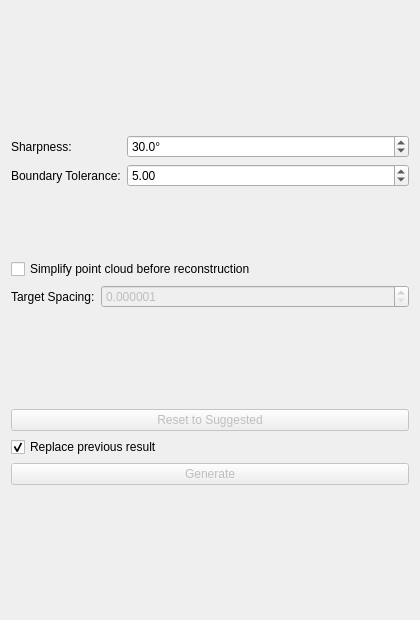
<?xml version="1.0" encoding="UTF-8"?>
<ui version="4.0">
 <class>ReconstructSurfaceDialog</class>
 <widget class="QDialog" name="ReconstructSurfaceDialog">
  <property name="geometry">
   <rect>
    <x>0</x>
    <y>0</y>
    <width>420</width>
    <height>620</height>
   </rect>
  </property>
  <property name="windowTitle">
   <string>Reconstruct Surface</string>
  </property>
  <layout class="QVBoxLayout" name="verticalLayout">
   <item>
    <widget class="MeshSelectionBox" name="meshSelectionBox" native="true"/>
   </item>
   <item>
    <layout class="QFormLayout" name="parametersForm">
     <item row="0" column="0">
      <widget class="QLabel" name="sharpnessLabel">
       <property name="text">
        <string>Sharpness:</string>
       </property>
      </widget>
     </item>
     <item row="0" column="1">
      <widget class="QDoubleSpinBox" name="sharpnessSpin">
       <property name="toolTip">
        <string>&lt;html&gt;&lt;head/&gt;&lt;body&gt;&lt;p&gt;Lower = smoother/rounder surface; higher = sharper edges preserved.&lt;/p&gt;&lt;/body&gt;&lt;/html&gt;</string>
       </property>
       <property name="suffix">
        <string>°</string>
       </property>
       <property name="decimals">
        <number>1</number>
       </property>
       <property name="minimum">
        <double>0.100000000000000</double>
       </property>
       <property name="maximum">
        <double>90.000000000000000</double>
       </property>
       <property name="singleStep">
        <double>1.000000000000000</double>
       </property>
       <property name="value">
        <double>30.000000000000000</double>
       </property>
      </widget>
     </item>
     <item row="1" column="0">
      <widget class="QLabel" name="boundaryToleranceLabel">
       <property name="text">
        <string>Boundary Tolerance:</string>
       </property>
      </widget>
     </item>
     <item row="1" column="1">
      <widget class="QDoubleSpinBox" name="boundaryToleranceSpin">
       <property name="toolTip">
        <string>&lt;html&gt;&lt;head/&gt;&lt;body&gt;&lt;p&gt;How large a gap the reconstruction may bridge. Lower leaves more open holes on sparse/incomplete scans; higher is more likely to close holes but can bridge unrelated surfaces.&lt;/p&gt;&lt;/body&gt;&lt;/html&gt;</string>
       </property>
       <property name="decimals">
        <number>2</number>
       </property>
       <property name="minimum">
        <double>1.000000000000000</double>
       </property>
       <property name="maximum">
        <double>20.000000000000000</double>
       </property>
       <property name="singleStep">
        <double>0.500000000000000</double>
       </property>
       <property name="value">
        <double>5.000000000000000</double>
       </property>
      </widget>
     </item>
    </layout>
   </item>
   <item>
    <widget class="QCheckBox" name="simplifyCheckBox">
     <property name="text">
      <string>Simplify point cloud before reconstruction</string>
     </property>
     <property name="checked">
      <bool>false</bool>
     </property>
    </widget>
   </item>
   <item>
    <layout class="QFormLayout" name="spacingForm">
     <item row="0" column="0">
      <widget class="QLabel" name="spacingLabel">
       <property name="text">
        <string>Target Spacing:</string>
       </property>
      </widget>
     </item>
     <item row="0" column="1">
      <widget class="QDoubleSpinBox" name="spacingSpin">
       <property name="enabled">
        <bool>false</bool>
       </property>
       <property name="toolTip">
        <string>&lt;html&gt;&lt;head/&gt;&lt;body&gt;&lt;p&gt;Merges points closer than this distance before reconstructing - speeds up large/noisy scans, at the cost of fine detail.&lt;/p&gt;&lt;/body&gt;&lt;/html&gt;</string>
       </property>
       <property name="decimals">
        <number>6</number>
       </property>
       <property name="minimum">
        <double>0.000001000000000</double>
       </property>
       <property name="maximum">
        <double>1000000.000000000000000</double>
       </property>
       <property name="singleStep">
        <double>0.010000000000000</double>
       </property>
      </widget>
     </item>
    </layout>
   </item>
   <item>
    <widget class="QPushButton" name="resetToleranceButton">
     <property name="enabled">
      <bool>false</bool>
     </property>
     <property name="text">
      <string>Reset to Suggested</string>
     </property>
    </widget>
   </item>
   <item>
    <widget class="QCheckBox" name="replacePreviousCheckBox">
     <property name="text">
      <string>Replace previous result</string>
     </property>
     <property name="checked">
      <bool>true</bool>
     </property>
    </widget>
   </item>
   <item>
    <widget class="QPushButton" name="generateButton">
     <property name="enabled">
      <bool>false</bool>
     </property>
     <property name="text">
      <string>Generate</string>
     </property>
    </widget>
   </item>
   <item>
    <widget class="QLabel" name="statusLabel">
     <property name="text">
      <string/>
     </property>
     <property name="wordWrap">
      <bool>true</bool>
     </property>
    </widget>
   </item>
  </layout>
 </widget>
 <customwidgets>
  <customwidget>
   <class>MeshSelectionBox</class>
   <extends>QWidget</extends>
   <header>MeshSelectionBox.h</header>
  </customwidget>
 </customwidgets>
 <resources/>
 <connections/>
</ui>
